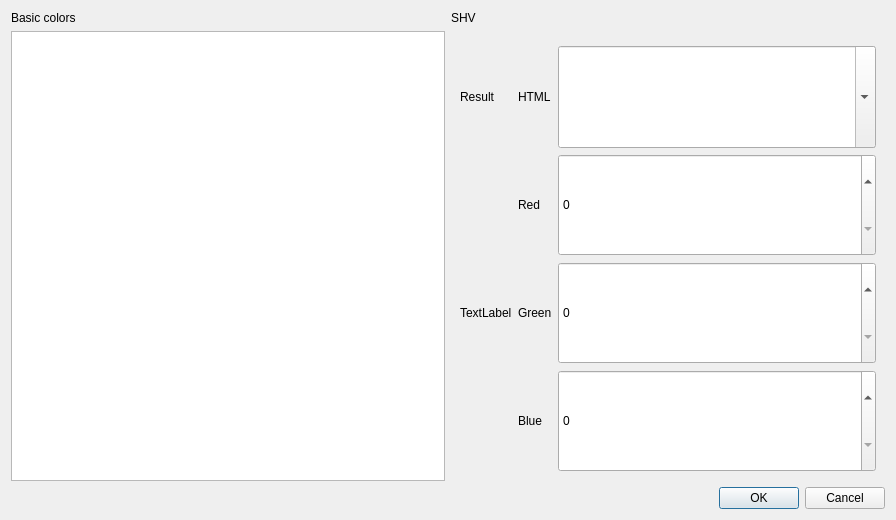
<?xml version="1.0" encoding="UTF-8"?>
<ui version="4.0">
 <class>colordialog</class>
 <widget class="QDialog" name="colordialog">
  <property name="geometry">
   <rect>
    <x>0</x>
    <y>0</y>
    <width>896</width>
    <height>520</height>
   </rect>
  </property>
  <property name="windowTitle">
   <string>Dialog</string>
  </property>
  <layout class="QGridLayout" name="gridLayout_2">
   <item row="0" column="0">
    <widget class="QLabel" name="label_4">
     <property name="text">
      <string>Basic colors</string>
     </property>
    </widget>
   </item>
   <item row="0" column="1">
    <widget class="QLabel" name="label_picker">
     <property name="text">
      <string>SHV</string>
     </property>
    </widget>
   </item>
   <item row="1" column="0">
    <widget class="QTableView" name="tableView"/>
   </item>
   <item row="1" column="1">
    <widget class="QFrame" name="frame">
     <layout class="QGridLayout" name="gridLayout" rowstretch="0,0,0,0,0">
      <item row="1" column="0">
       <widget class="QLabel" name="label_6">
        <property name="text">
         <string>Result</string>
        </property>
       </widget>
      </item>
      <item row="2" column="0" rowspan="3">
       <widget class="QLabel" name="label_show">
        <property name="text">
         <string>TextLabel</string>
        </property>
       </widget>
      </item>
      <item row="4" column="1">
       <widget class="QLabel" name="label_3">
        <property name="minimumSize">
         <size>
          <width>0</width>
          <height>30</height>
         </size>
        </property>
        <property name="maximumSize">
         <size>
          <width>16777215</width>
          <height>30</height>
         </size>
        </property>
        <property name="text">
         <string>Blue</string>
        </property>
       </widget>
      </item>
      <item row="2" column="1">
       <widget class="QLabel" name="label">
        <property name="minimumSize">
         <size>
          <width>0</width>
          <height>30</height>
         </size>
        </property>
        <property name="maximumSize">
         <size>
          <width>16777215</width>
          <height>30</height>
         </size>
        </property>
        <property name="text">
         <string>Red</string>
        </property>
       </widget>
      </item>
      <item row="1" column="1">
       <widget class="QLabel" name="label_5">
        <property name="minimumSize">
         <size>
          <width>0</width>
          <height>30</height>
         </size>
        </property>
        <property name="maximumSize">
         <size>
          <width>16777215</width>
          <height>30</height>
         </size>
        </property>
        <property name="text">
         <string>HTML</string>
        </property>
       </widget>
      </item>
      <item row="3" column="2">
       <widget class="QSpinBox" name="spinBox_green">
        <property name="sizePolicy">
         <sizepolicy hsizetype="Expanding" vsizetype="Expanding">
          <horstretch>0</horstretch>
          <verstretch>0</verstretch>
         </sizepolicy>
        </property>
        <property name="maximum">
         <number>255</number>
        </property>
       </widget>
      </item>
      <item row="4" column="2">
       <widget class="QSpinBox" name="spinBox_blue">
        <property name="sizePolicy">
         <sizepolicy hsizetype="Expanding" vsizetype="Expanding">
          <horstretch>0</horstretch>
          <verstretch>0</verstretch>
         </sizepolicy>
        </property>
        <property name="maximum">
         <number>255</number>
        </property>
       </widget>
      </item>
      <item row="2" column="2">
       <widget class="QSpinBox" name="spinBox_red">
        <property name="sizePolicy">
         <sizepolicy hsizetype="Expanding" vsizetype="Expanding">
          <horstretch>0</horstretch>
          <verstretch>0</verstretch>
         </sizepolicy>
        </property>
        <property name="maximum">
         <number>255</number>
        </property>
       </widget>
      </item>
      <item row="3" column="1">
       <widget class="QLabel" name="label_2">
        <property name="minimumSize">
         <size>
          <width>0</width>
          <height>30</height>
         </size>
        </property>
        <property name="maximumSize">
         <size>
          <width>16777215</width>
          <height>30</height>
         </size>
        </property>
        <property name="text">
         <string>Green</string>
        </property>
       </widget>
      </item>
      <item row="1" column="2">
       <widget class="QComboBox" name="comboBox_html">
        <property name="sizePolicy">
         <sizepolicy hsizetype="Ignored" vsizetype="Expanding">
          <horstretch>0</horstretch>
          <verstretch>0</verstretch>
         </sizepolicy>
        </property>
        <property name="editable">
         <bool>true</bool>
        </property>
       </widget>
      </item>
      <item row="0" column="0" colspan="3">
       <widget class="QFrame" name="frame_picker">
        <property name="frameShadow">
         <enum>QFrame::Plain</enum>
        </property>
       </widget>
      </item>
     </layout>
    </widget>
   </item>
   <item row="2" column="0" colspan="2">
    <layout class="QHBoxLayout" name="horizontalLayout">
     <item>
      <spacer name="horizontalSpacer">
       <property name="orientation">
        <enum>Qt::Horizontal</enum>
       </property>
       <property name="sizeHint" stdset="0">
        <size>
         <width>40</width>
         <height>20</height>
        </size>
       </property>
      </spacer>
     </item>
     <item>
      <widget class="QPushButton" name="pushButton_ok">
       <property name="text">
        <string>OK</string>
       </property>
      </widget>
     </item>
     <item>
      <widget class="QPushButton" name="pushButton_cancel">
       <property name="text">
        <string>Cancel</string>
       </property>
      </widget>
     </item>
    </layout>
   </item>
  </layout>
  <zorder>frame</zorder>
  <zorder>label_4</zorder>
  <zorder>label_4</zorder>
  <zorder>tableView</zorder>
  <zorder>label_picker</zorder>
 </widget>
 <resources/>
 <connections/>
</ui>
